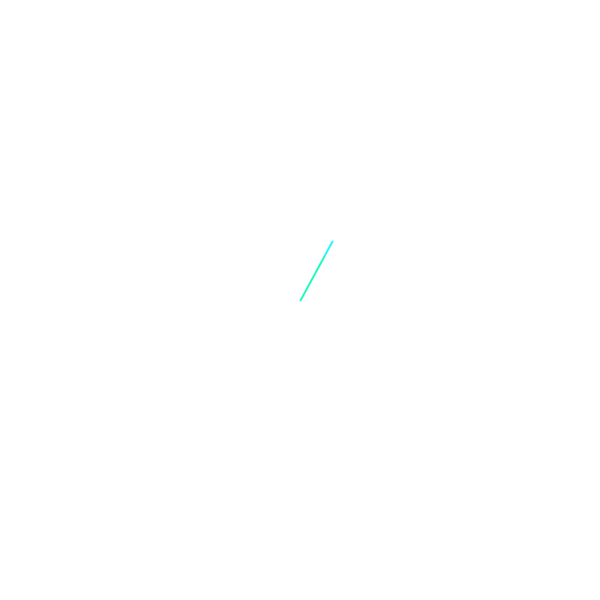
Frame 1 (no input)
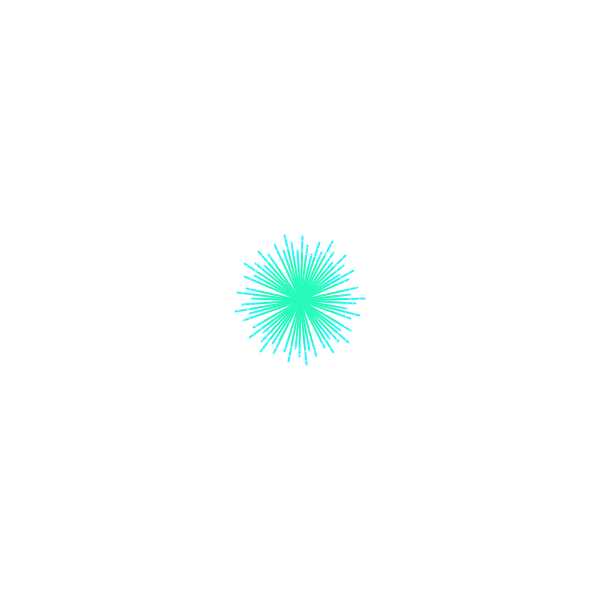
Frame 60 (the mouse pressed at the canvas centre just before this capture)
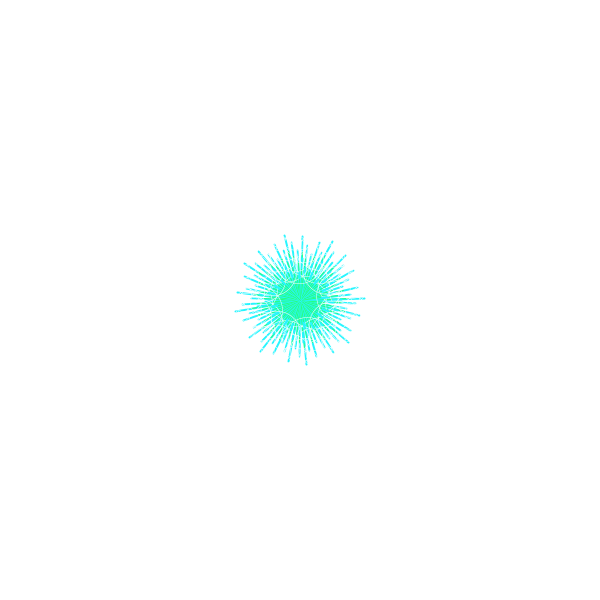
Frame 120 (the mouse held since frame 60 and released just before this capture)

The Processing sketch that drew these frames (run headless with seeded random() and noise(); from frame 60 on, the mouse is pressed at the canvas centre):

// Processing sketch: processing_167599
// ── processing_167599.pde

float x, y;
float angle = 0; 
float r = 200;
float diff = 1; 


void setup() {
  size(600, 600);
  background(255);
}

void draw() {

  noFill(); 


  x = r * cos(angle/2); 
  y = r * sin(angle/2);

  strokeWeight(2); 
  stroke(39,245,255); 

  translate(width/2, height/2); 
  rotate(r); 

  line(0, 0, x/3, y/3);

  stroke(39,255,126);
  strokeWeight(1);
  line(0, 0, x/4, y/4);

  stroke(255);
  strokeWeight(0.5);
  ellipse(x/2, y/2, 50, 50);

  angle = angle +0.5;
  r = r - diff;

  if ( r == 0 || r == 400) { 
    diff =  diff * -1;
  }
}
